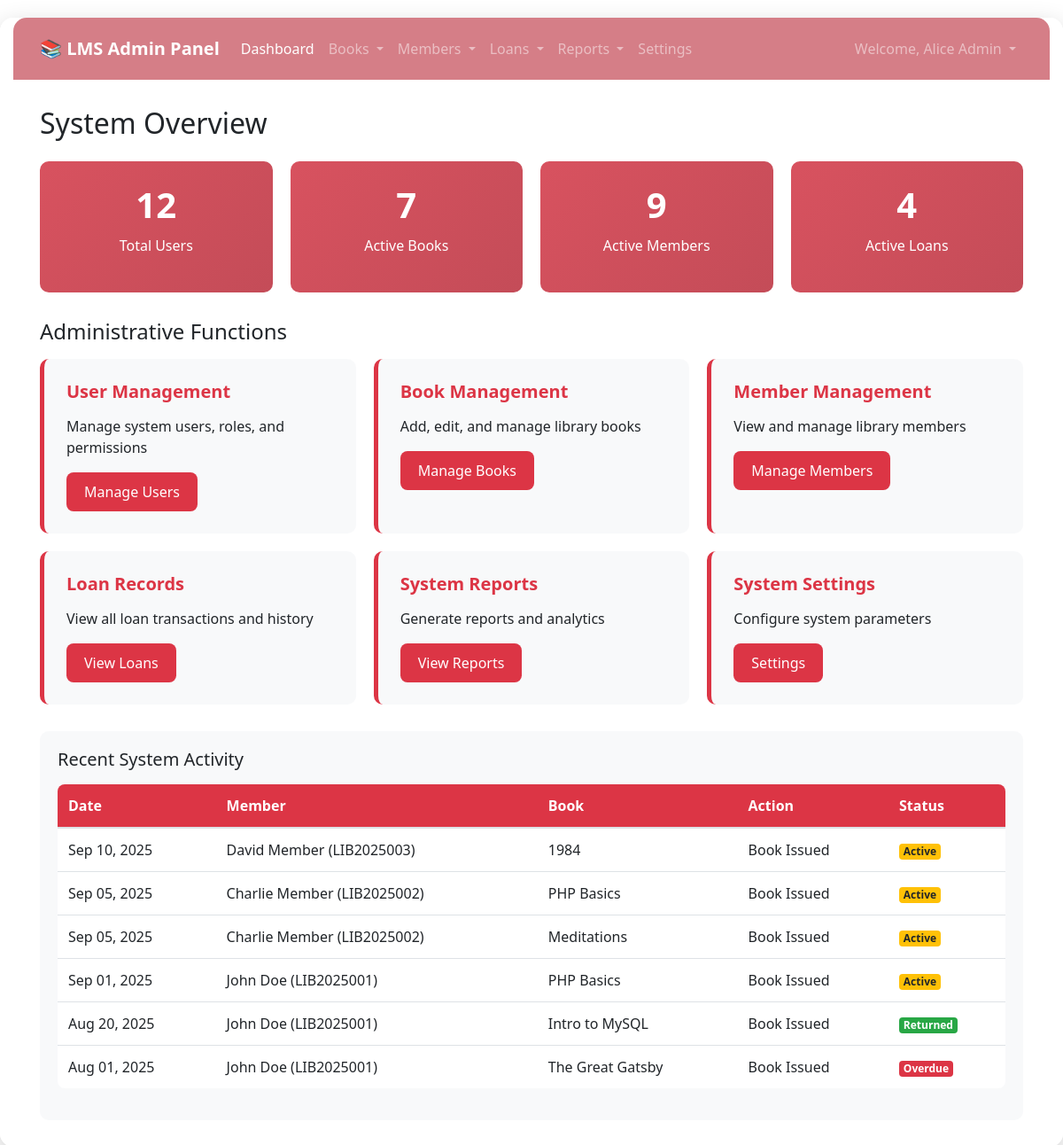
Page /admin_dashboard.php (signed in) on the committed database.
### tables this page shows
CREATE TABLE `loan_records` (
  `loan_id` int(11) NOT NULL,
  `member_id` int(11) NOT NULL,
  `book_id` int(11) NOT NULL,
  `librarian_id` int(11) NOT NULL,
  `issue_date` date NOT NULL,
  `due_date` date NOT NULL,
  `return_date` date DEFAULT NULL,
  `status` enum('active','returned','overdue') DEFAULT 'active',
  `fine_amount` decimal(10,2) DEFAULT 0.00
);

CREATE TABLE `users` (
  `user_id` int(11) NOT NULL,
  `username` varchar(50) NOT NULL,
  `password_hash` varchar(255) NOT NULL,
  `email` varchar(100) NOT NULL,
  `role` enum('admin','librarian','member') NOT NULL,
  `first_name` varchar(50) NOT NULL,
  `last_name` varchar(50) NOT NULL,
  `phone_number` varchar(15) DEFAULT NULL,
  `is_active` tinyint(1) DEFAULT 1,
  `created_at` timestamp NOT NULL DEFAULT current_timestamp()
);

CREATE TABLE `members` (
  `member_id` int(11) NOT NULL,
  `user_id` int(11) NOT NULL,
  `member_number` varchar(20) NOT NULL,
  `membership_type` enum('standard','premium','student') DEFAULT 'standard',
  `join_date` date NOT NULL,
  `max_books_allowed` int(11) DEFAULT 3,
  `current_books_issued` int(11) DEFAULT 0,
  `total_fine_amount` decimal(10,2) DEFAULT 0.00,
  `member_status` enum('active','suspended') DEFAULT 'active'
);

CREATE TABLE `books` (
  `book_id` int(11) NOT NULL,
  `isbn` varchar(20) NOT NULL,
  `title` varchar(255) NOT NULL,
  `author` varchar(255) NOT NULL,
  `publisher` varchar(100) DEFAULT NULL,
  `publication_year` year(4) DEFAULT NULL,
  `category` varchar(50) NOT NULL,
  `total_copies` int(11) DEFAULT 1,
  `available_copies` int(11) DEFAULT 1,
  `location` varchar(100) DEFAULT NULL,
  `price` decimal(10,2) DEFAULT NULL,
  `status` enum('active','inactive') DEFAULT 'active'
);

### admin_dashboard.php (the view, shortened to what this page needs)
<?php
include('config.php');
function e($string) {
    return htmlspecialchars($string, ENT_QUOTES, 'UTF-8');
}
function fetch_count($connection, $query) {
    if ($stmt = $connection->prepare($query)) {
        $stmt->execute();
        $stmt->bind_result($count);
        return $count;
    }
    return 0;
}
$total_users = fetch_count($connection, "SELECT COUNT(*) FROM users WHERE is_active=1");
$total_books = fetch_count($connection, "SELECT COUNT(*) FROM books WHERE status='active'");
$total_members = fetch_count($connection, "SELECT COUNT(*) FROM members WHERE member_status='active'");
$total_loans = fetch_count($connection, "SELECT COUNT(*) FROM loan_records WHERE status='active'");
$recent_loans = [];
if ($stmt = $connection->prepare("
    SELECT lr.issue_date, u.first_name, u.last_name, b.title, m.member_number, lr.status
    FROM loan_records lr
    JOIN members m ON lr.member_id = m.member_id
    JOIN users u ON m.user_id = u.user_id
    JOIN books b ON lr.book_id = b.book_id
    ORDER BY lr.issue_date DESC
    LIMIT 10
")) {
    $stmt->execute();
    $result = $stmt->get_result();
    while ($row = $result->fetch_assoc()) {
        $recent_loans[] = $row;
    }
}
?>
<!DOCTYPE html>
<html lang="en">
<head>
    <link rel="stylesheet" type="text/css" href="bootstrap-4.4.1/css/bootstrap.min.css" />
</head>
<body>
    <div class="container">
        <nav class="navbar navbar-expand-lg navbar-dark">
            <a class="navbar-brand font-weight-bold" href="admin_dashboard.php">📚 LMS Admin Panel</a>
            <div class="collapse navbar-collapse" id="navbarNav">
                <ul class="navbar-nav mr-auto">
                    <li class="nav-item active">
                        <a class="nav-link" href="admin_dashboard.php">Dashboard</a>
                    </li>
                    <li class="nav-item dropdown">
                        <a class="nav-link dropdown-toggle" href="#" id="booksDropdown" role="button" data-toggle="dropdown">
                            Books
                        </a>
                    </li>
                    <li class="nav-item dropdown">
                        <a class="nav-link dropdown-toggle" href="#" id="membersDropdown" role="button" data-toggle="dropdown">
                            Members
                        </a>
                    </li>
                    <li class="nav-item dropdown">
                        <a class="nav-link dropdown-toggle" href="#" id="loansDropdown" role="button" data-toggle="dropdown">
                            Loans
                        </a>
                    </li>
                    <li class="nav-item dropdown">
                        <a class="nav-link dropdown-toggle" href="#" id="reportsDropdown" role="button" data-toggle="dropdown">
                            Reports
                        </a>
                    </li>
                    <li class="nav-item">
                        <a class="nav-link" href="system_settings.php">Settings</a>
                    </li>
                </ul>
                <ul class="navbar-nav">
                    <li class="nav-item dropdown">
                        <a class="nav-link dropdown-toggle" href="#" id="userDropdown" role="button" data-toggle="dropdown">
                            Welcome, <?php echo e($_SESSION['name']); ?>
                        </a>
                    </li>
                </ul>
            </div>
        </nav>
        <div class="content">
            <h2 class="mb-4">System Overview</h2>
            <div class="stats-row">
                <div class="stat-card">
                    <h3><?php echo e($total_users); ?></h3>
                    <p>Total Users</p>
                </div>
                <div class="stat-card">
                    <h3><?php echo e($total_books); ?></h3>
                    <p>Active Books</p>
                </div>
                <div class="stat-card">
                    <h3><?php echo e($total_members); ?></h3>
                    <p>Active Members</p>
                </div>
                <div class="stat-card">
                    <h3><?php echo e($total_loans); ?></h3>
                    <p>Active Loans</p>
                </div>
            </div>
            <h4 class="mb-3">Administrative Functions</h4>
            <div class="admin-actions">
                <div class="action-card">
                    <h5>User Management</h5>
                    <p>Manage system users, roles, and permissions</p>
                    <a href="user_management.php" class="btn btn-admin">Manage Users</a>
                </div>
                <div class="action-card">
                    <h5>Book Management</h5>
                    <p>Add, edit, and manage library books</p>
                    <a href="book_management.php" class="btn btn-admin">Manage Books</a>
                </div>
                <div class="action-card">
                    <h5>Member Management</h5>
                    <p>View and manage library members</p>
                    <a href="member_management.php" class="btn btn-admin">Manage Members</a>
                </div>
                <div class="action-card">
                    <h5>Loan Records</h5>
                    <p>View all loan transactions and history</p>
                    <a href="loan_management.php" class="btn btn-admin">View Loans</a>
                </div>
                <div class="action-card">
                    <h5>System Reports</h5>
                    <p>Generate reports and analytics</p>
                    <a href="reports.php" class="btn btn-admin">View Reports</a>
                </div>
                <div class="action-card">
                    <h5>System Settings</h5>
                    <p>Configure system parameters</p>
                    <a href="settings.php" class="btn btn-admin">Settings</a>
                </div>
            </div>
            <div class="recent-activity">
                <h5 class="mb-3">Recent System Activity</h5>
                <div class="table-responsive">
                    <table class="table table-hover">
                        <thead>
                            <tr>
                                <th>Date</th>
                                <th>Member</th>
                                <th>Book</th>
                                <th>Action</th>
                                <th>Status</th>
                            </tr>
                        </thead>
                        <tbody>
                            <?php if (count($recent_loans) > 0): ?>
                                <?php foreach ($recent_loans as $loan): ?>
                                    <tr>
                                        <td><?php echo e(date('M d, Y', strtotime($loan['issue_date']))); ?></td>
                                        <td><?php echo e($loan['first_name'] . ' ' . $loan['last_name'] . ' (' . $loan['member_number'] . ')'); ?></td>
                                        <td><?php echo e($loan['title']); ?></td>
                                        <td>Book Issued</td>
                                        <td>
                                            <span class="badge badge-<?php
                                                echo ($loan['status'] == 'active' ? 'warning' : ($loan['status'] == 'returned' ? 'success' : 'danger'));
                                            ?>">
                                                <?php echo e(ucfirst($loan['status'])); ?>
                                            </span>
                                        </td>
                                    </tr>
                                <?php endforeach; ?>
                            <?php else: ?>
                                <tr><td colspan="5" class="text-center text-muted">No recent activity</td></tr>
                            <?php endif; ?>
                        </tbody>
                    </table>
                </div>
            </div>
        </div>
    </div>
</body>
</html>

### admin_dashboard.php (style rules this page uses)
body { background-image: url("https://images.unsplash.com/photo-1481627834876-b7833e8f5570?ixlib=rb-4.0.3&auto=format&fit=crop&w=1920&q=80"); background-size: cover; background-attachment: fixed; background-position: center; min-height: 100vh; font-family: 'Segoe UI', Tahoma, Geneva, Verdana, sans-serif; }
.container { background: rgba(255, 255, 255, 0.95); margin: 20px auto; max-width: 1200px; border-radius: 15px; box-shadow: 0 10px 30px rgba(0, 0, 0, 0.2); min-height: 90vh; }
.navbar { background: rgba(209, 113, 122, 0.9); padding: 15px 30px; border-radius: 15px 15px 0 0; }
.content { padding: 30px; }
.stats-row { display: grid; grid-template-columns: repeat(auto-fit, minmax(250px, 1fr)); gap: 20px; margin-bottom: 30px; }
.stat-card { background: linear-gradient(135deg, #d8525fff, #c44c58ff); color: white; padding: 25px; border-radius: 10px; text-align: center; }
.stat-card h3 { font-size: 2.5rem; margin-bottom: 10px; font-weight: bold; }
.admin-actions { display: grid; grid-template-columns: repeat(auto-fit, minmax(300px, 1fr)); gap: 20px; margin-bottom: 30px; }
.action-card { background: rgba(248, 249, 250, 0.9); padding: 25px; border-radius: 10px; border-left: 5px solid #dc3545; }
.action-card h5 { color: #dc3545; font-weight: 600; margin-bottom: 15px; }
.btn-admin { background: #dc3545; border: none; color: white; padding: 10px 20px; border-radius: 8px; font-weight: 500; text-decoration: none; display: inline-block; }
.recent-activity { background: rgba(248, 249, 250, 0.9); padding: 20px; border-radius: 10px; }
.table { background: white; border-radius: 8px; overflow: hidden; }
.table th { background: #dc3545; color: white; border: none; }

### rows in the picture
loan_records: issue_date "Sep 10, 2025", users.first_name+last_name "David Member (LIB2025003)", book.title "1984", status "Active"
loan_records: issue_date "Sep 05, 2025", users.first_name+last_name "Charlie Member (LIB2025002)", book.title "PHP Basics", status "Active"
loan_records: issue_date "Sep 05, 2025", users.first_name+last_name "Charlie Member (LIB2025002)", book.title "Meditations", status "Active"
loan_records: issue_date "Sep 01, 2025", users.first_name+last_name "John Doe (LIB2025001)", book.title "PHP Basics", status "Active"
loan_records: issue_date "Aug 20, 2025", users.first_name+last_name "John Doe (LIB2025001)", book.title "Intro to MySQL", status "Returned"
loan_records: issue_date "Aug 01, 2025", users.first_name+last_name "John Doe (LIB2025001)", book.title "The Great Gatsby", status "Overdue"

### other values in the picture
$_SESSION['name'] "Alice Admin"
$total_users "12"
$total_books "7"
$total_members "9"
$total_loans "4"
